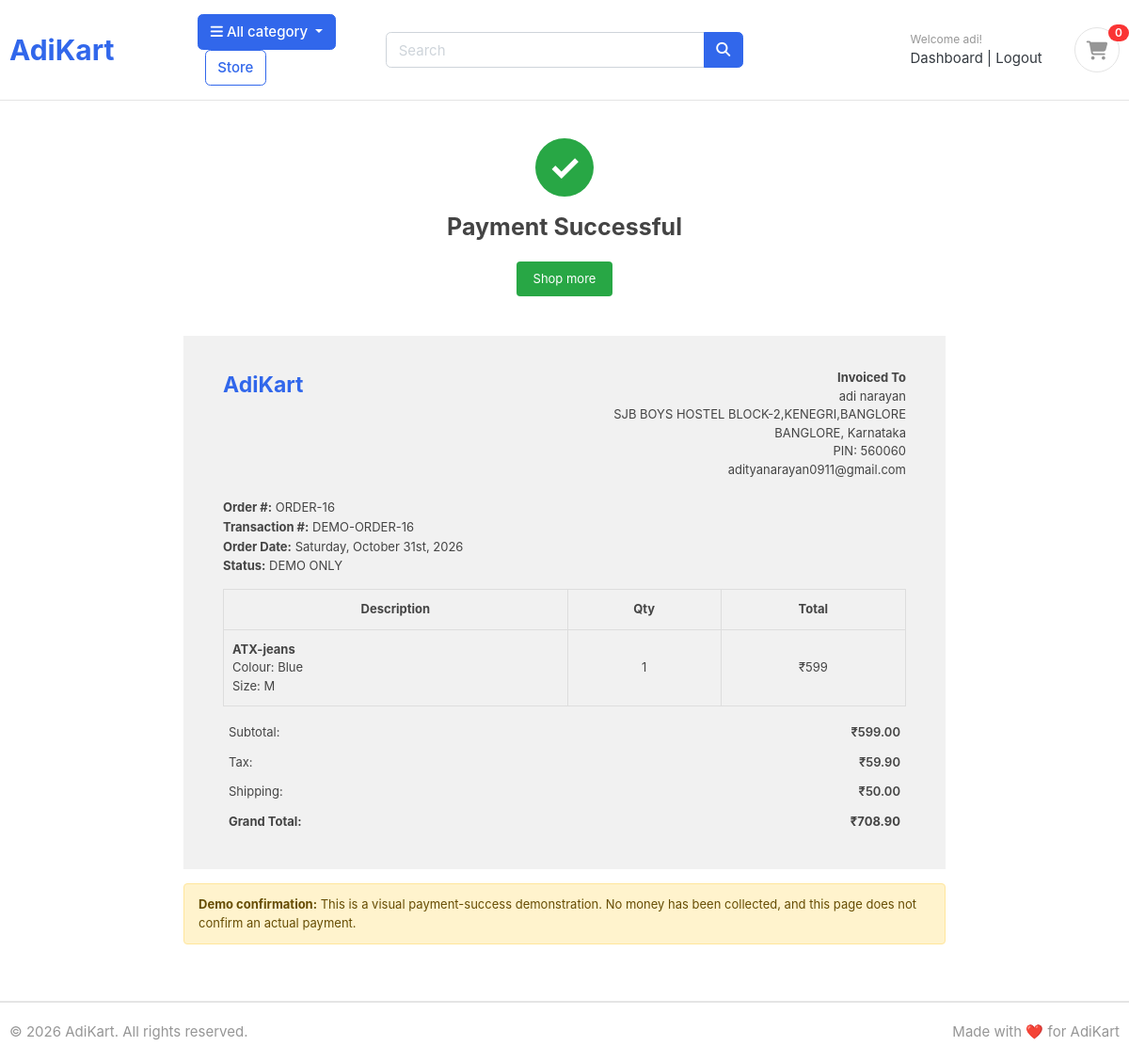
Page /orders/demo-payment-success/16/ (signed in) on the committed database.
### accounts/models.py (models this page shows, shortened)
class Account(AbstractBaseUser):
    first_name = models.CharField(max_length=50)
    last_name = models.CharField(max_length=50)
    username = models.CharField(max_length=50, unique=True)
    email = models.EmailField(max_length=100, unique=True)
    phone_number = models.CharField(max_length=50, blank=True)
    profile_picture = models.ImageField(
        upload_to='photos/profile_pictures',
        blank=True,
        null=True
    )
    address_line_1 = models.CharField(max_length=255, blank=True)
    address_line_2 = models.CharField(max_length=255, blank=True)
    city = models.CharField(max_length=100, blank=True)
    state = models.CharField(max_length=100, blank=True)
    country = models.CharField(max_length=100, blank=True)
    date_joined = models.DateTimeField(auto_now_add=True)
    last_login = models.DateTimeField(auto_now=True)
    is_admin = models.BooleanField(default=False)
    is_staff = models.BooleanField(default=False)
    is_active = models.BooleanField(default=False)
    is_superadmin = models.BooleanField(default=False)
    USERNAME_FIELD = 'email'
    REQUIRED_FIELDS = ['username', 'first_name', 'last_name']
    objects = MyAccountManager()

### orders/models.py (models this page shows, shortened)
class Order(models.Model):
    STATUS = (
        ('New', 'New'),
        ('Accepted', 'Accepted'),
        ('Completed', 'Completed'),
        ('Cancelled', 'Cancelled'),
    )
    PAYMENT_STATUS = (
        ('Pending', 'Pending'),
        ('Success', 'Success'),
        ('Failed', 'Failed'),
    )
    user = models.ForeignKey(
        Account,
        on_delete=models.SET_NULL,
        null=True
    )
    first_name = models.CharField(max_length=50)
    last_name = models.CharField(max_length=50)
    phone = models.CharField(max_length=15)
    email = models.EmailField()
    address = models.CharField(max_length=255)
    city = models.CharField(max_length=50)
    state = models.CharField(max_length=50)
    pincode = models.CharField(max_length=10)
    order_total = models.DecimalField(max_digits=10, decimal_places=2)
    tax = models.DecimalField(max_digits=10, decimal_places=2)
    shipping_fee = models.DecimalField(max_digits=10, decimal_places=2)
    grand_total = models.DecimalField(max_digits=10, decimal_places=2)
    payment_method = models.CharField(max_length=50)
    payment_status = models.CharField(
        max_length=20,
        choices=PAYMENT_STATUS,
        default='Pending'
    )
    status = models.CharField(
        max_length=20,
        choices=STATUS,
        default='New'
    )
    created_at = models.DateTimeField(auto_now_add=True)
    updated_at = models.DateTimeField(auto_now=True)

class OrderProduct(models.Model):
    order = models.ForeignKey(Order, on_delete=models.CASCADE)
    user = models.ForeignKey(Account, on_delete=models.CASCADE)
    product = models.ForeignKey(
        product,
        on_delete=models.CASCADE
    )
    quantity = models.IntegerField()
    product_price = models.DecimalField(
        max_digits=10,
        decimal_places=2
    )
    color = models.CharField(max_length=50, blank=True)
    size = models.CharField(max_length=50, blank=True)
    created_at = models.DateTimeField(auto_now_add=True)

### store/models.py (models this page shows, shortened)
class product(models.Model):
    product_name = models.CharField(max_length=200)
    slug = models.SlugField(max_length=200, unique=True)
    description = models.TextField(max_length=500)
    price = models.IntegerField()
    images = models.ImageField(upload_to='photos/products')
    stock = models.IntegerField()
    is_available = models.BooleanField(default=True)
    category = models.ForeignKey(
        Category,
        on_delete=models.CASCADE
    )
    created_date = models.DateTimeField(auto_now_add=True)
    modified_date = models.DateTimeField(auto_now=True)

### orders/views.py (the view, shortened to what this page needs)
@login_required
def demo_payment_success(request, order_id):
    order = get_object_or_404(
        Order,
        id=order_id,
        user=request.user
    )
    order_products = OrderProduct.objects.filter(order=order)
    return render(
        request,
        'orders/payment_success.html',
        {
            'order': order,
            'order_products': order_products,
        }
    )

### cart/context_processors.py (called while the page is built)
def cart_count(request):
    cart = request.session.get('cart', {})
    count = 0
    for data in cart.values():
        if isinstance(data, dict):
            count += data.get('quantity', 0)
        else:
            count += data
    return {
        'cart_count': count
    }

### templates/orders/payment_success.html (shortened to what this page needs)
{% extends "base.html" %}
{% block content %}
<section class="success-page">
    <div class="success-heading">
        <div class="success-icon">&#10003;</div>
        <h2>Payment Successful</h2>
        <a href="{% url 'dashboard' %}" class="shop-more">
            Shop more
        </a>
    </div>
    <div class="invoice">
        <div class="invoice-top">
            <div class="invoice-logo">
                AdiKart
            </div>
            <div class="invoice-address">
                <strong>Invoiced To</strong><br>
                {{ order.first_name }} {{ order.last_name }}<br>
                {{ order.address }}<br>
                {{ order.city }}, {{ order.state }}<br>
                PIN: {{ order.pincode }}<br>
                {{ order.email }}
            </div>
        </div>
        <div class="invoice-meta">
            <strong>Order #:</strong>
            ORDER-{{ order.id }}<br>
            <strong>Transaction #:</strong>
            DEMO-ORDER-{{ order.id }}<br>
            <strong>Order Date:</strong>
            {% if order.created_at %}
                {{ order.created_at|date:"l, F jS, Y" }}
            {% elif order.date_created %}
                {{ order.date_created|date:"l, F jS, Y" }}
            {% else %}
                Not available
            {% endif %}
            <br>
            <strong>Status:</strong> DEMO ONLY
        </div>
        <table class="invoice-table">
            <thead>
                <tr>
                    <th>Description</th>
                    <th>Qty</th>
                    <th>Total</th>
                </tr>
            </thead>
            <tbody>
                {% for item in order_products %}
                    <tr>
                        <td>
                            <strong>
                                {{ item.product.product_name }}
                            </strong>
                            {% if item.color %}
                                <br>Colour: {{ item.color }}
                            {% endif %}
                            {% if item.size %}
                                <br>Size: {{ item.size }}
                            {% endif %}
                        </td>
                        <td>
                            {{ item.quantity }}
                        </td>
                        <td>
                            ₹{% widthratio item.product_price 1 item.quantity %}
                        </td>
                    </tr>
                {% empty %}
                    <tr>
                        <td colspan="3">
                            No products found.
                        </td>
                    </tr>
                {% endfor %}
            </tbody>
        </table>
        <table class="invoice-totals">
            <tr>
                <td>Subtotal:</td>
                <td>₹{{ order.order_total|floatformat:2 }}</td>
            </tr>
            <tr>
                <td>Tax:</td>
                <td>₹{{ order.tax|floatformat:2 }}</td>
            </tr>
            <tr>
                <td>Shipping:</td>
                <td>₹{{ order.shipping_fee|floatformat:2 }}</td>
            </tr>
            <tr>
                <td><strong>Grand Total:</strong></td>
                <td>
                    <strong>
                        ₹{{ order.grand_total|floatformat:2 }}
                    </strong>
                </td>
            </tr>
        </table>
    </div>
    <div class="demo-notice">
        <strong>Demo confirmation:</strong>
        This is a visual payment-success demonstration.
        No money has been collected, and this page does not
        confirm an actual payment.
    </div>
</section>
{% endblock %}

### templates/base.html (shortened to what this page needs)
{% load static %}
<!DOCTYPE HTML>
<html lang="en">
<head>
    <link rel="stylesheet" href="{% static 'css/bootstrap.css' %}">
    <link rel="stylesheet" href="{% static 'css/ui.css' %}">
    <link rel="stylesheet" href="{% static 'css/responsive.css' %}">
    <link rel="stylesheet"
          href="https://cdnjs.cloudflare.com/ajax/libs/font-awesome/6.5.1/css/all.min.css">
</head>
<body>
<header class="section-header">
    <section class="header-main border-bottom">
        <div class="container">
            <div class="row align-items-center">
                <div class="col-lg-2 col-md-3 col-6">
                    <a href="/" class="brand-wrap">
                        <h2 style="margin: 0; font-weight: bold;">
                            AdiKart
                        </h2>
                    </a>
                </div>
                <div class="col-lg col-md col-6">
                    <div class="category-wrap dropdown d-inline-block">
                        <button type="button"
                                class="btn btn-primary dropdown-toggle"
                                data-toggle="dropdown">
                            <i class="fa fa-bars"></i>
                            All category
                        </button>
                    </div>
                    <a href="{% url 'store' %}"
                       class="btn btn-outline-primary ml-2">
                        Store
                    </a>
                </div>
                <div class="col-lg-4 col-md-5 col-sm-12">
                    <form action="{% url 'store' %}"
                          class="search"
                          method="GET">
                        <div class="input-group w-100">
                            <input type="text"
                                   class="form-control"
                                   name="keyword"
                                   value="{{ keyword|default:'' }}"
                                   placeholder="Search">
                            <div class="input-group-append">
                                <button class="btn btn-primary"
                                        type="submit">
                                    <i class="fa fa-search"></i>
                                </button>
                            </div>
                        </div>
                    </form>
                </div>
                <div class="col-lg-4 col-md-5 col-12 order-lg-last">
                    <div class="widgets-wrap float-md-right">
                        <div class="widget-header mr-3">
                            <small class="title text-muted">
                                {% if user.is_authenticated %}
                                    Welcome {{ user.first_name }}!
                                {% else %}
                                    Welcome guest!
                                {% endif %}
                            </small>
                            <div>
                                {% if user.is_authenticated %}
                                    <a href="{% url 'dashboard' %}">
                                        Dashboard
                                    </a>
                                    <span class="dark-transp">
                                        |
                                    </span>
                                    <a href="{% url 'logout' %}">
                                        Logout
                                    </a>
                                {% endif %}
                            </div>
                        </div>
                        <a href="{% url 'cart' %}"
                           class="widget-header pl-3">
                            <div class="icon icon-sm rounded-circle border">
                                <i class="fa fa-shopping-cart"></i>
                            </div>
                            <span class="badge badge-pill badge-danger notify">
                                {{ cart_count }}
                            </span>
                        </a>
                    </div>
                </div>
            </div>
        </div>
    </section>
</header>
{% block content %}
{% endblock %}
<footer class="section-footer border-top">
    <div class="container">
        <section class="footer-bottom border-top row">
            <div class="col-md-6">
                <p class="text-muted">
                    © 2026 AdiKart. All rights reserved.
                </p>
            </div>
            <div class="col-md-6 text-md-right">
                <p class="text-muted">
                    Made with ❤️ for AdiKart
                </p>
            </div>
        </section>
    </div>
</footer>
</body>
</html>

### AdiKart/static/css/ui.css (style rules this page uses)
html { font-family: "Inter", sans-serif; font-size: 15px; }
.icon-xs, .icon-sm, .icon-md, .icon-lg { display: inline-block; text-align: center; flex-shrink: 0; flex-grow: 0; }
.icon-sm { width: 48px; height: 48px; line-height: 48px !important; font-size: 20px; }
p:last-child { margin-bottom: 0; }
.header-main { position: relative; padding-top: 1rem; padding-bottom: 1rem; }
.widget-header { display: inline-block; vertical-align: middle; position: relative; }
.widget-header a { color: #343a40; }
.widget-header i { color: #969696; }
.widget-header .title { display: block; }
.widget-header .notify { position: absolute; top: -3px; right: -10px; }
.footer-bottom { padding-top: 20px; padding-bottom: 20px; }
.notify { position: absolute; top: -4px; right: -10px; display: inline-block; padding: 0.25em 0.6em; font-size: 12px; line-height: 1; text-align: center; border-radius: 3rem; color: #fff; background-color: #fa3434; }

### templates/orders/payment_success.html (style rules this page uses)
.success-page { background: #fff; padding: 40px 15px 60px; min-height: 80vh; color: #444; }
.success-heading { text-align: center; margin-bottom: 42px; }
.success-icon { width: 62px; height: 62px; background: #28a745; color: white; border-radius: 50%; display: flex; align-items: center; justify-content: center; font-size: 39px; font-weight: bold; margin: 0 auto 16px; }
.success-heading h2 { font-size: 25px; font-weight: 700; margin-bottom: 20px; }
.shop-more { background: #28a745; color: #fff; border: none; border-radius: 4px; padding: 9px 18px; font-size: 13px; text-decoration: none; display: inline-block; }
.invoice { max-width: 810px; margin: 0 auto; padding: 35px 42px; background: #f1f1f1; font-size: 13px; }
.invoice-top { display: flex; justify-content: space-between; gap: 20px; margin-bottom: 20px; }
.invoice-logo { font-size: 23px; font-weight: bold; color: #3167eb; }
.invoice-address { text-align: right; line-height: 1.5; }
.invoice-meta { line-height: 1.6; margin-bottom: 14px; }
.invoice-table { width: 100%; border-collapse: collapse; margin-top: 10px; background: transparent; }
.invoice-table th, .invoice-table td { border: 1px solid #ddd; padding: 11px 9px; }
.invoice-table th { text-align: center; font-weight: 700; }
.invoice-table td:nth-child(2), .invoice-table td:nth-child(3) { text-align: center; white-space: nowrap; }
.invoice-totals { width: 100%; margin-top: 12px; }
.invoice-totals td { padding: 6px; }
.invoice-totals td:last-child { text-align: right; font-weight: 600; }
.demo-notice { max-width: 810px; margin: 15px auto 0; padding: 12px 15px; background: #fff3cd; border: 1px solid #ffe69c; border-radius: 4px; color: #664d03; font-size: 13px; }

### rows in the picture
Account: first_name "adi"
Order: first_name "adi", last_name "narayan", address "SJB BOYS HOSTEL BLOCK-2,KENEGRI,BANGLORE", city "BANGLORE", state "Karnataka", pincode "560060", email "adityanarayan0911@gmail.com", id "16", created_at "Saturday, October 31st, 2026", order_total "599.00", tax "59.90", shipping_fee "50.00", grand_total "708.90"
OrderProduct: product.product_name "ATX-jeans", color "Blue", size "M", quantity "1", product_price+quantity "599"

### other values in the picture
{{ cart_count }} "0"
